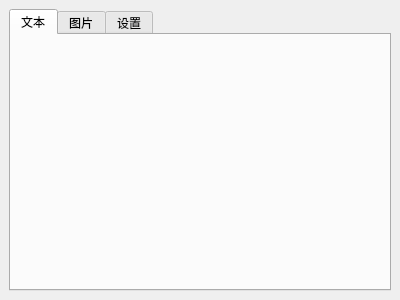
<?xml version="1.0" encoding="UTF-8"?>
<ui version="4.0">
 <class>gui</class>
 <widget class="QMainWindow" name="gui">
  <property name="geometry">
   <rect>
    <x>0</x>
    <y>0</y>
    <width>400</width>
    <height>300</height>
   </rect>
  </property>
  <property name="acceptDrops">
   <bool>true</bool>
  </property>
  <property name="windowTitle">
   <string>神龙加密v1.6</string>
  </property>
  <widget class="QWidget" name="centralwidget">
   <layout class="QHBoxLayout" name="horizontalLayout">
    <item>
     <widget class="QTabWidget" name="tabWidget">
      <property name="currentIndex">
       <number>0</number>
      </property>
      <widget class="QWidget" name="tab_1">
       <attribute name="title">
        <string>文本</string>
       </attribute>
      </widget>
      <widget class="QWidget" name="tab_2">
       <attribute name="title">
        <string>图片</string>
       </attribute>
      </widget>
      <widget class="QWidget" name="tab_3">
       <attribute name="title">
        <string>设置</string>
       </attribute>
      </widget>
     </widget>
    </item>
   </layout>
  </widget>
 </widget>
 <resources/>
 <connections/>
</ui>
